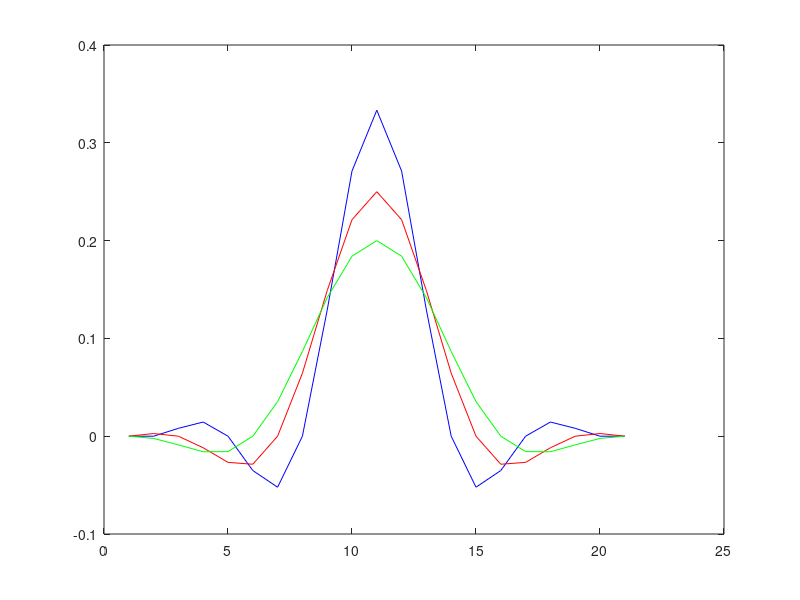

MATLAB code to generate this figure:
    lresol=10
    rlresol=10.0
    clf
    for i=1:3
        fc=pi/single(i+2);
        for l=-lresol:1:-1
          rl = single(l);
          weight(l+lresol+1) = sin(fc*rl) * sin(pi*rl/rlresol) * rlresol / pi / rl / pi / rl
        end
        for l=1:1:lresol
          rl = single(l)
          weight(l+lresol+1) = sin(fc*rl) * sin(pi*rl/rlresol) * rlresol / pi / rl / pi / rl
        end
    
        weight(lresol+1) = fc / pi
        switch(i)
        case(1)
           plot(weight,'b');hold on
        case(2)
           plot(weight,'r');
        case(3)
           plot(weight,'g');
        end
    end
